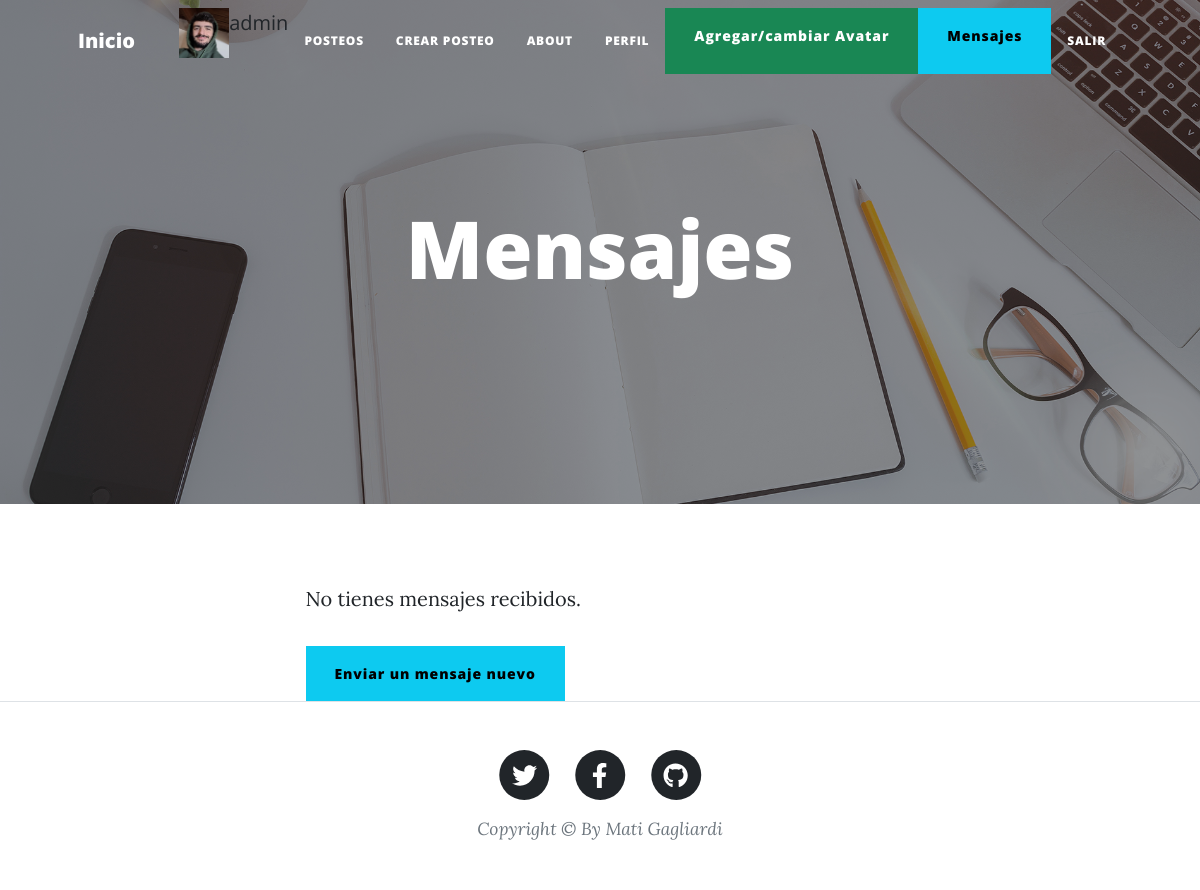
/mensajes_recibidos/ (signed in), run on an earlier commit of the app's database.
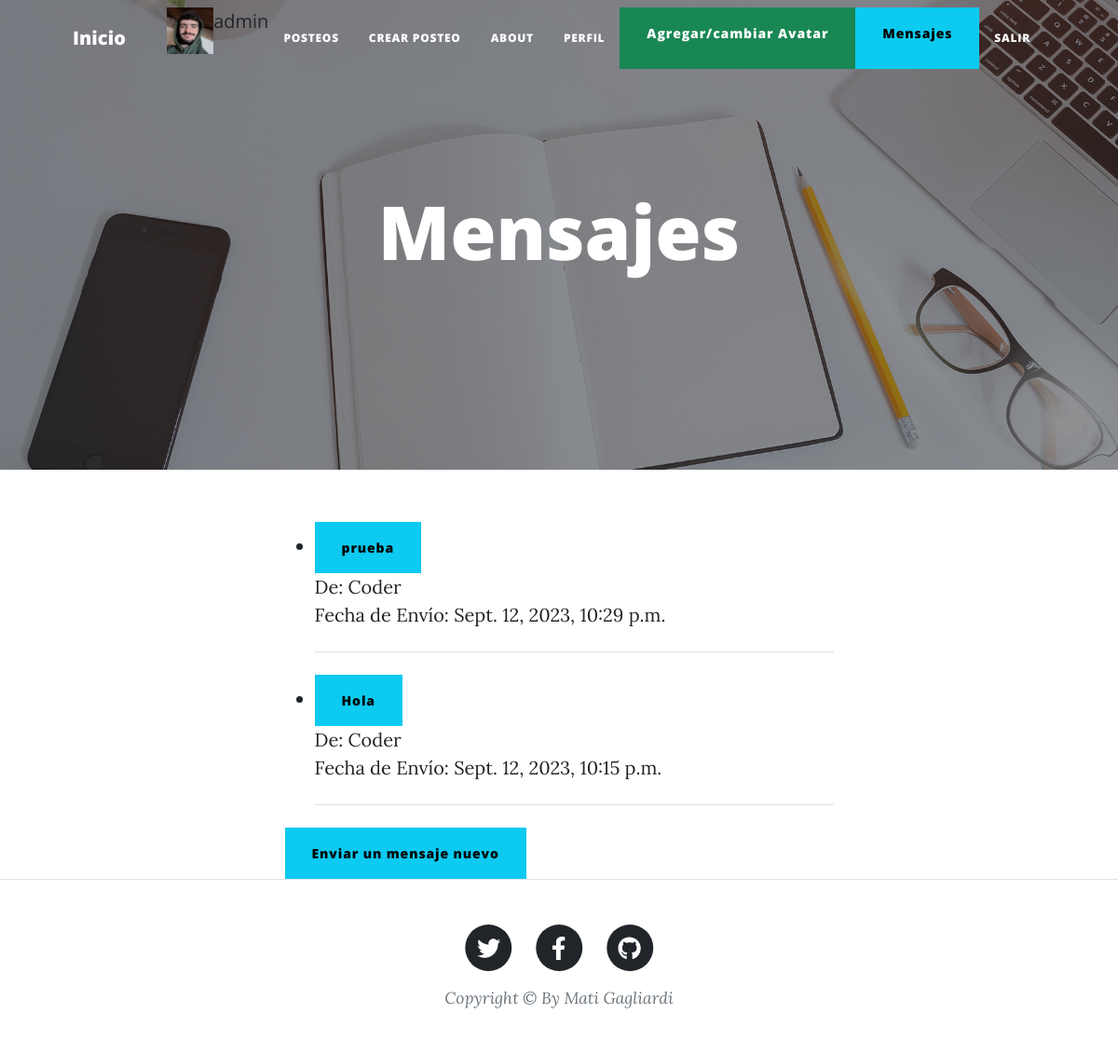
And on a later commit of the database.
### Mensajes/models.py (models this page shows, shortened)
class Mensaje(models.Model):
    remitente = models.ForeignKey('auth.User', on_delete=models.CASCADE, related_name='mensajes_enviados')
    destinatario = models.ForeignKey('auth.User', on_delete=models.CASCADE, related_name='mensajes_recibidos')
    asunto = models.CharField(max_length=200)
    contenido = models.TextField()
    fecha_envio = models.DateTimeField(auto_now_add=True)

### Mensajes/views.py (the view)
# urls.py: path('mensajes_recibidos/', views.mensajes_recibidos, name='mensajes_recibidos'),
@login_required
def mensajes_recibidos(request):
    mensajes = Mensaje.objects.filter(destinatario=request.user).order_by('-fecha_envio')
    return render(request, 'mensajes_recibidos.html', {'mensajes': mensajes, 'avatar':ObtenerAvatar(request)})

### Mensajes/views.py (called while the page is built)
def ObtenerAvatar(request):
    avatares=Avatar.objects.filter(user=request.user.id)
    if len(avatares) != 0:
        return avatares[0].imagen.url
    else:
        return "/media/avatares/avatar_por_defecto.jpg"

### Login/templates/mensajes_recibidos.html (shortened to what this page needs)
{% extends 'padre.html' %}
{% load static %}
{% block header %}
<h1>Mensajes</h1>
{% endblock %}
{% block contenido_que_cambia %}
{% if mensajes %}
<ul>
    {% for mensaje in mensajes %}
    <li>
        <a class="btn btn-info" href="{% url 'ver_mensaje' mensaje.id %}">{{ mensaje.asunto }}</a>
        <br>
        <span>De: {{ mensaje.remitente }}</span>
        <br>
        <span>Fecha de Envío: {{ mensaje.fecha_envio }}</span>
    </li>
    <hr class="my-4">
    {% endfor %}
</ul>
{% else %}
    <p>No tienes mensajes recibidos.</p>
{% endif %}
  <a class="btn btn-info" href="{% url 'enviar_mensaje' %}">Enviar un mensaje nuevo</a>
{% endblock %}

What changed in the data, as far as the page shows it:
added Mensaje: asunto "prueba", remitente "Coder", fecha_envio "Sept. 12, 2023, 10:29 p.m."
added Mensaje: asunto "Hola", remitente "Coder", fecha_envio "Sept. 12, 2023, 10:15 p.m."
Also different on the page:
text no longer shown: "No tienes mensajes recibidos."
